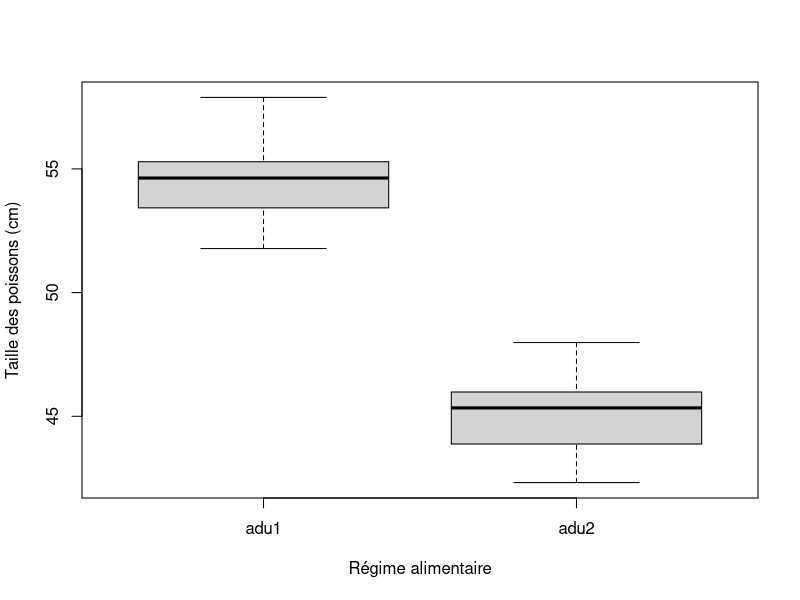
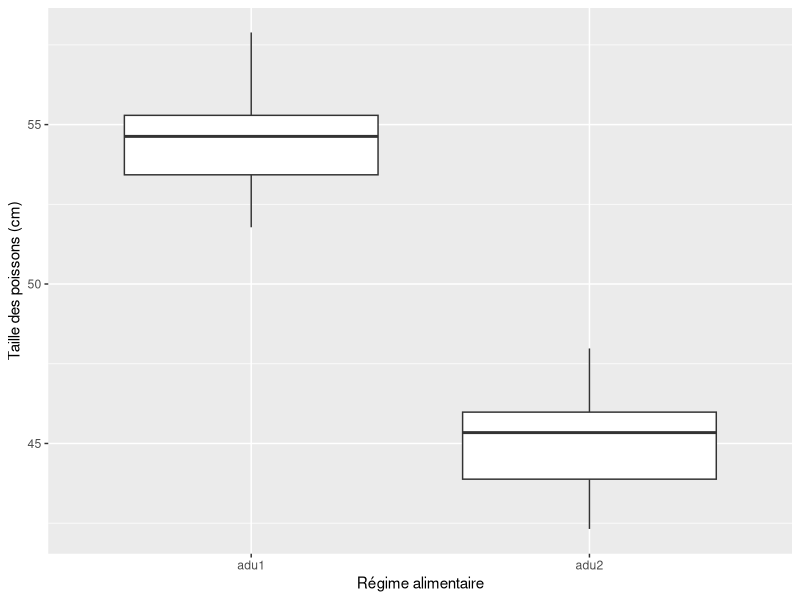

These figures' R source, in order:


#####################################################
#####################################################
##                                                 ##
##                   MODULE 4U001                  ##
##                                                 ##
##                TP1 - Tests simples              ##
##                                                 ##
#####################################################
#####################################################


# On prendra alpha = 5%.
# Vous enoncerez ce que sont mesure et facteur(s) s'il y a lieu,
# les conditions d'application, 
# et poserez les hypothèses testées.


###########################################################
##  1ere partie : le test de Student pour 1 echantillon  ##
###########################################################


# Cela revient a calculer l'intervalle de confiance de la moyenne µ dont est issu l'echantillon.

# Importons le jeu de donnees Datafish, qui contient les donnees de taille de poissons
# soumis a deux regimes alimentaires (1 et 2) differents.
Datafish <-read.csv("Datafish.csv", sep=";", dec=",")

# On veut tester si la moyenne theorique µ_1 dont est issu le premier groupe est de 53.
t.test(Datafish$Mesure[Datafish$Groupe=="adu1"],mu=53)

# Que concluez-vous ?

# On obtient la p-value du test de comparaison dont l'hypothèse H0 est µ=53, mais aussi l'intervalle de confiance a 95%
# Pour avoir l'effectif : fonction length
n=length(Datafish$Mesure[Datafish$Groupe=="adu1"]) ; n
# On peut aussi utiliser la fonction tapply() pour avoir l'effectif de tous les échantillons
tapply(Datafish$Mesure, Datafish$Groupe, length)

# Même si l'effectif est de 31, on peut verifier si l'échantillon est issu d'une distribution normale
# avec un test de Shapiro-Wilk (il en existe d'autres)
shapiro.test(Datafish$Mesure[Datafish$Groupe=="adu1"])
# On peut utiliser la fonction tapply pour le vérifier dans tous les échantilons
tapply(Datafish$Mesure, Datafish$Groupe, shapiro.test)
# non-rejet de H0, les donnees sont issues d'une distribution normale


##########
########## Exercices
##########

### Exercice 1
### Verifiez si la moyenne theorique dont est issu le groupe 2 est egale a 46.

### Exercice 2
### On a mesure la durete d'une serie de mineraux identiques preleves dans une meme mine.
### Les donnees sont dans le fichier Mineraux.
### Sont-ils aussi durs que le corindon (durete 8) ?
### Sans commande supplementaire, donner la moyenne et l'intervalle de confiance a 95%.


#############################################
##  2eme partie : autres tests de Student  ##
#############################################

##########
########## Test de Student pour 2 échantillons indépendants
##########

# Question : existe-t-il une difference de taille des poissons entre les deux groupes dasn Datafish ?
# On peut representer graphiquement les donnees avec un boxplot
boxplot(Datafish$Mesure ~ Datafish$Groupe,
        xlab = "Régime alimentaire",
        ylab = "Taille des poissons (cm)")


###################################################
# FACULTATIF : le meme graphique avec ggplot2
library(ggplot2)
ggplot(Datafish, aes(x = Groupe, y = Mesure)) +
  geom_boxplot() +
  labs(
    x = "Régime alimentaire",
    y = "Taille des poissons (cm)"
  )
###################################################

# Choix du test : test t pour deux echantillons independants
# Les effectifs sont legerement > 30 ; on verifie les conditions d'application
# Nous avons deja verifie precedemment que les echantillons sont issus de distributions normales
tapply(Datafish$Mesure, Datafish$Groupe, shapiro.test)

# Test d'egalite des variances
bartlett.test(Datafish$Mesure ~ Datafish$Groupe)
# Non rejet de H0, pas de difference significative entre les variances

# Les conditions d'application du test sont vérifiées. 
# Test de comparaison des deux groupes indépendants sous R :
t.test(Datafish$Mesure~Datafish$Groupe,var.equal=T) # test de Student qui part du principe que les variances sont egales

# Lorsqu'au moins un des echantillons est de petite taille,
# et si les variances sont differentes,
# ajouter l'argument var.equal = F : on conduit alors un test t de Welch.

# Lorsqu'au moins un des echantillons est de petite taille, 
# et si les donnees ne sont ni gaussiennes, ni transformables,
# alors on peut conduire un test par re-echantillonnage -disponible dans les packages lmperm, resample, boot ...

# On peut aussi faire un test non parametrique, le test de Mann-Whitney, c'est plus frequent (mais moins puissant).
wilcox.test(Datafish$Mesure~Datafish$Groupe)
# Le warning indique juste que la p-value est calculee sans ajustement avec les valeurs ex-aequo ;
# ce n'est pas un message d'erreur !


##########
########## Test de Student pour 2 echantillons apparies
##########

# On recupere le fichier Sommeil.csv, qui contient les mesures de la duree du sommeil d'etudiants avant et après un examen
Sommeil=read.csv("Sommeil.csv", sep=";", dec=",")
#On cherche a savoir si les etudiants dorment moins avant leur examen par rapport à après l'examen

# Choix du test : t.test pour 2 ech apparies
dim(Sommeil) #les echantillons sont d'effectif < 30
# On verifie la normalite de la difference (effectif n < 30) et non pas des mesures
delta=Sommeil$Sommeil.Avant - Sommeil$Sommeil.Apres
shapiro.test(delta)

# Puis on fait le test t
t.test(Sommeil$Sommeil.Avant,Sommeil$Sommeil.Apres, paired=T, alternative="less")
# On ne verifie pas l'egalite des variances car c'est un test a 1 echantillon "deguise".
t.test(delta, mu=0, alternative = "less")

# La encore, en cas de petits echantillons non gaussiens, on peut aussi faire un test non parametrique.
# C'est le test de Wilcoxon, frequemment employe dans ce cas mais moins puissant qu'un test par re-echantillonnage.
wilcox.test(Sommeil$Sommeil.Avant,Sommeil$Sommeil.Apres,paired=T, alternative = "less")
# Concernant le warning : voir plus haut !


##########
########## Exercice
##########

### Exercice 3
### La ductilite (faculte de se deformer) a ete mesuree
# en determinant la pression necessaire pour briser/deformer plusieurs echantillons d'une roche, avant et apres chauffage.
### Le chauffage modifie t-il la ductilite ? Les donnees sont dans le fichier Ductilite.



###################################
##  3eme partie : tests du Chi2  ##
###################################

##########
########## Chi2 de conformite (comparaison a des donnees theoriques)
##########

# Considerons le pelage de cobayes (gris ou blanc, lisse ou rude) ; on obtient les effectifs suivants apres un croisement,
# correspondant aux 4 categories "gris et lisse", "blanc et lisse", "gris et rude" et "blanc et rude"
cobaye = c(50,20,22,5)

# On veut savoir si cela s'écarte significativement ou non des proportions théoriques prévues par la génétique (lois de Mendel)
# qui sont les suivantes : 9/16 de "gris et lisse", 3/16 de "blanc et lisse", 3/16 de "gris et rude" et 1/16 de "blanc et rude"
prop = c(9/16,3/16,3/16,1/16)

# Test du chi-deux de conformite sous R :
chisq.test(x=cobaye,p=prop)

# Pour vérifier la règle de Cochran
chisq.test(x=cobaye,p=prop)$expected

##########
########## Chi2 de comparaison (sur table de contingence, d'independance/d'homogénéité)
##########

# La categorie sociale et le sentiment d'appartenir a une classe sociale sont-ils independants ?
# On rentre les donnees dans une table, a l'aide d'une nouvelle fonction : matrix()
categorie=matrix(c(125, 190,588, 842, 1105, 888, 194, 300, 433, 694, 1227, 1024, 9, 6, 9, 10, 38, 45), 
                 6, 3)# ces arguments renseignent sur le nombre de lignes et de colonnes
# Mettons des titres aux lignes, puis aux colonnes
rownames(categorie)=c("Pas du tout","Tres peu","Un peu","Partiellement","En grande partie","Completement")
colnames(categorie)=c("Basse","Moyenne","Superieure")
categorie

# Conduite du test du Chi2 d'independance dans R, directement sur categorie :
chisq.test(categorie,correct=F)

# correct=F empeche R d'effectuer par defaut la correction de continuité de Yates,
# injustifiée quand le critère de Cochran est valide, et inutile autrement.

# Il y a un message d'alerte, qui indique qu'au moins un des effectifs theoriques est < 5.
# Voyons les effectifs theoriques :
chisq.test(categorie,correct=F)$expected
# On a 1 classe sur 18 qui a un effectif < 5, soit plus de 80% des classes a un effectif > 5 ;
# la règle de Cochran est respectée.

# Quand le critère de Cochran n'est pas respecte, on peut a la place utiliser le test exact de Fisher.
# Dans les donnees suivantes, il s'agit de performance a un test de memoire (+ ou -)
# par des abeilles traitees avec differents produits.
# On souhaite savoir si la performance est independante du traitement ou non par des produits.
memoire=matrix(c(0,10,3,7,8,1), 2, 3) # 2 lignes, 3 colonnes
rownames(memoire)=c("-","+")
colnames(memoire)=c("Controles","Produit 1","Produit 2")
memoire
#vérifions les effectifs theoriques
chisq.test(memoire,correct=F)$expected
# 50% des classes ont des effectifs < 5 ; condition d'application (regle de Cochran) non respectee
# On conduit alors le test exact de Fisher : 
fisher.test(memoire)


##########
########## Exercices
##########

### Exercice 4
### Lors d'une etude sur la pollution bacterienne, la presence ou l'absence de salmonelles a ete recensee a partir d'echantillons d'eau
### preleves dans l'estuaire de 3 bassins europeens. Les analyses fournissent les resultats suivants:
###                         Rhin	Loire 	Seine
### Presence de salmonelles	8	    10	    16
### Absence de salmonelles	2	    11	    23
### La presence / absence de salmonelles est-elle homogene dans les 3 estuaires ?

### Exercice 5
### Le couvert vegetal du Parc naturel de Yellowstone est compose a 25,8 % de peuplements feuillus, 38 % de peuplements mixtes,
### 25,8 % de resineux et 10,4 % de marecages. Au sein du parc, l'elan d'Amerique a ete localise par telemetrie a 511 reprises au cours d'une annee.
### Sur les 511 localisations, 118 se situaient dans les feuillus, 201 dans les peuplements mixtes, 110 dans les resineux et 82 dans les marecages. 
### L'élan d'Amerique frequente-il indifferemment les differents milieux du parc ?
